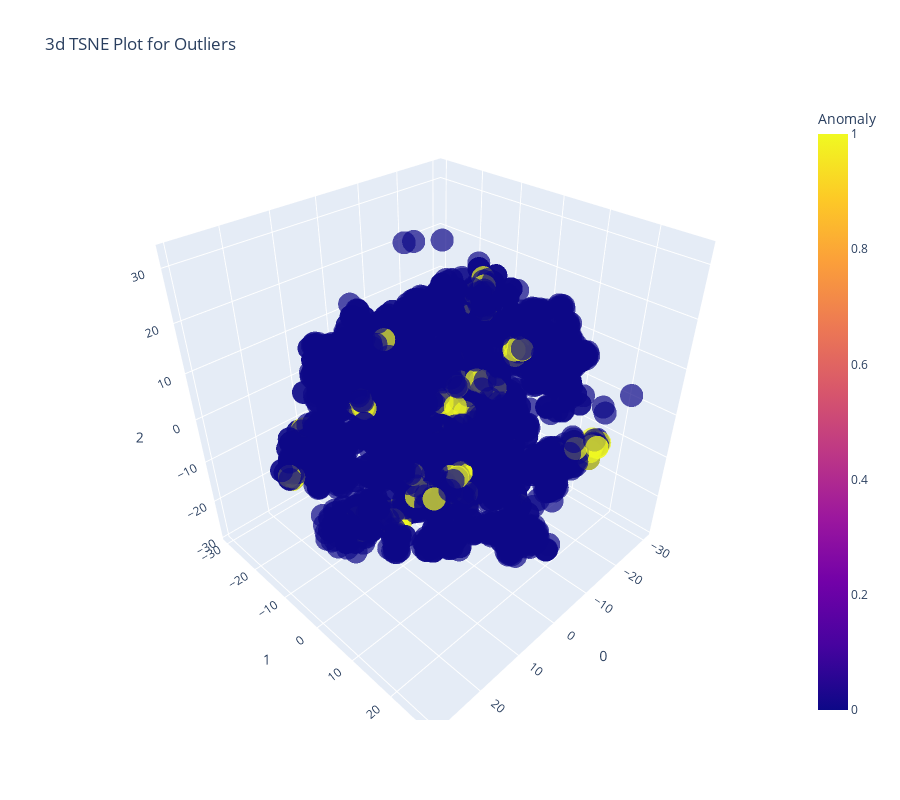

Write notebook code for a chart like this one.
### Code cell
anomaly_exp.plot_model(iforest, plot= 'tsne')

### Figure 1 — Plotly figure (JSON) as saved in the notebook; plotly's stock layout.template omitted (floating-point values rounded to 4 significant figures; data arrays with more than 128 entries replaced by an {"elided": "..."} marker saying what was removed)
{"data": [{"customdata": {"elided": "4352x1 int values"}, "hovertemplate": "0=%{x}<br>1=%{y}<br>2=%{z}<br>Feature=%{customdata[0]}<br>Anomaly=%{marker.color}<extra></extra>", "legendgroup": "", "marker": {"color": {"elided": "4352 int values"}, "coloraxis": "coloraxis", "opacity": 0.7, "symbol": "circle"}, "mode": "markers", "name": "", "scene": "scene", "showlegend": false, "type": "scatter3d", "x": {"elided": "4352 float values"}, "y": {"elided": "4352 float values"}, "z": {"elided": "4352 float values"}}], "layout": {"coloraxis": {"colorbar": {"title": {"text": "Anomaly"}}, "colorscale": [[0, "#0d0887"], [0.1111, "#46039f"], [0.2222, "#7201a8"], [0.3333, "#9c179e"], [0.4444, "#bd3786"], [0.5556, "#d8576b"], [0.6667, "#ed7953"], [0.7778, "#fb9f3a"], [0.8889, "#fdca26"], [1, "#f0f921"]]}, "height": 800, "legend": {"tracegroupgap": 0}, "scene": {"domain": {"x": [0, 1], "y": [0, 1]}, "xaxis": {"title": {"text": "0"}}, "yaxis": {"title": {"text": "1"}}, "zaxis": {"title": {"text": "2"}}}, "title": {"text": "3d TSNE Plot for Outliers"}, "width": 900}}
